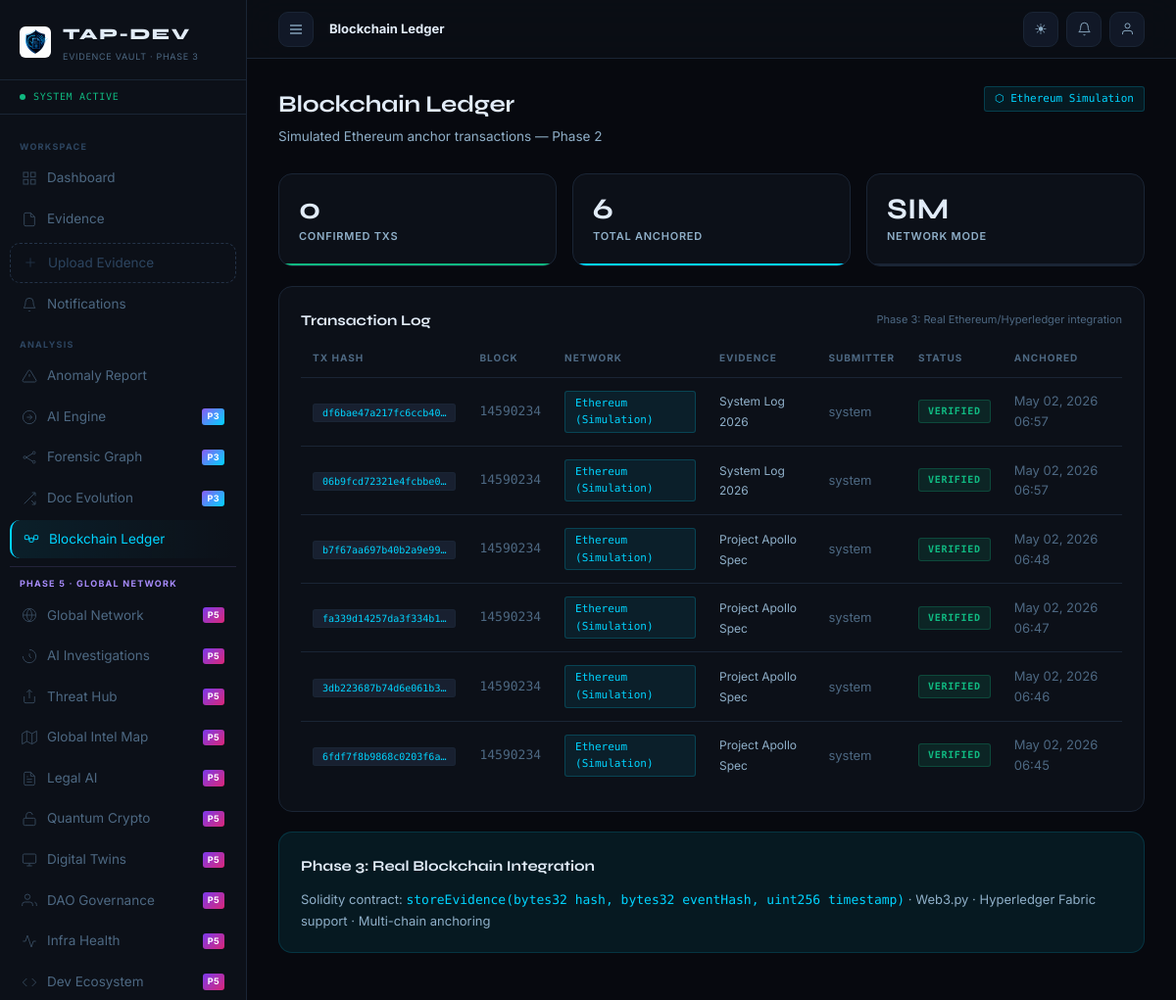
Screenshot of /blockchain/ (signed in) with the database file from the repository.
### apps/blockchain/models.py (models this page shows, shortened)
class BlockchainTransaction(models.Model):
    NETWORK_CHOICES = [
        ('ETHEREUM_SIM','Ethereum (Simulation)'),
        ('HYPERLEDGER_SIM','Hyperledger (Simulation)'),
        ('ETHEREUM','Ethereum Mainnet'),
        ('POLYGON','Polygon'),
    ]
    STATUS_CHOICES = [('PENDING','Pending'),('CONFIRMED','Confirmed'),('FAILED','Failed')]
    evidence      = models.ForeignKey('tap_evidence.Evidence', on_delete=models.CASCADE, related_name='blockchain_txs')
    event         = models.ForeignKey('tap_events.Event', null=True, blank=True, on_delete=models.SET_NULL)
    tx_hash       = models.CharField(max_length=66, unique=True)
    block_number  = models.BigIntegerField(default=0)
    network       = models.CharField(max_length=30, choices=NETWORK_CHOICES, default='ETHEREUM_SIM')
    status        = models.CharField(max_length=15, choices=STATUS_CHOICES, default='CONFIRMED')
    gas_used      = models.BigIntegerField(default=0)
    data_hash     = models.CharField(max_length=64)
    submitter     = models.ForeignKey('auth.User', on_delete=models.SET_NULL, null=True)
    anchored_at   = models.DateTimeField(auto_now_add=True)
    metadata      = models.JSONField(default=dict)
    class Meta:
        db_table = 'tap_blockchain_txs'
        ordering = ['-anchored_at']

### apps/evidence/models.py (models this page shows, shortened)
class Evidence(models.Model):
    STATUS_CHOICES = [
        ('PENDING','Pending'),('VERIFIED','Verified'),
        ('FLAGGED','Flagged'),('STORED','Stored'),('ARCHIVED','Archived'),
    ]
    EXPIRY_TYPE_CHOICES = [
        ('NONE', 'No Expiry'),
        ('TIMED', 'Time-Based'),
        ('EVENT', 'Event-Based'),
    ]
    title             = models.CharField(max_length=255)
    description       = models.TextField(blank=True)
    file              = models.FileField(upload_to=evidence_upload_path, null=True, blank=True)
    filename_original = models.CharField(max_length=255, blank=True)
    file_size         = models.BigIntegerField(default=0)
    mime_type         = models.CharField(max_length=100, blank=True)
    sha256_hash       = models.CharField(max_length=64, db_index=True)
    uploader          = models.ForeignKey(User, on_delete=models.CASCADE, related_name='submitted_evidence')
    created_at        = models.DateTimeField(auto_now_add=True)
    updated_at        = models.DateTimeField(auto_now=True)
    status            = models.CharField(max_length=20, choices=STATUS_CHOICES, default='PENDING')
    trust_score       = models.IntegerField(default=100)
    ipfs_cid          = models.CharField(max_length=255, blank=True)
    blockchain_tx     = models.CharField(max_length=255, blank=True)
    case_id           = models.CharField(max_length=100, blank=True, db_index=True)
    tags              = models.CharField(max_length=255, blank=True)
    version           = models.PositiveIntegerField(default=1)
    is_latest_version = models.BooleanField(default=True)
    parent_evidence   = models.ForeignKey('self', null=True, blank=True, on_delete=models.SET_NULL, related_name='versions')
    expiry_enabled    = models.BooleanField(default=False)
    expiry_type       = models.CharField(max_length=10, choices=EXPIRY_TYPE_CHOICES, default='NONE')
    expires_at        = models.DateTimeField(null=True, blank=True, db_index=True)
    expiry_condition  = models.CharField(max_length=255, blank=True)  # For event-based
    is_expired        = models.BooleanField(default=False, db_index=True)
    expired_at        = models.DateTimeField(null=True, blank=True)
    class Meta:
        db_table = 'tap_evidence'
        ordering = ['-created_at']

### apps/blockchain/views.py (the view)
    @login_required
    def wrapper(request, *args, **kwargs):
        if not hasattr(request.user,'profile') or request.user.profile.role not in ('ANALYST','ADMIN'):
            messages.error(request,'Analyst access required.')
            return redirect('dashboard:home')
        return view_func(request, *args, **kwargs)

### apps/blockchain/views.py (called while the page is built)
def analyst_required(view_func):
    @login_required
    def wrapper(request, *args, **kwargs):
        if not hasattr(request.user,'profile') or request.user.profile.role not in ('ANALYST','ADMIN'):
            messages.error(request,'Analyst access required.')
            return redirect('dashboard:home')
        return view_func(request, *args, **kwargs)
    return wrapper

@analyst_required
def tx_list(request):
    txs = BlockchainTransaction.objects.select_related('evidence','submitter').all()[:50]
    stats = {'total': txs.count(), 'confirmed': BlockchainTransaction.objects.filter(status='CONFIRMED').count()}
    return render(request, 'blockchain/tx_list.html', {'txs': txs, 'stats': stats})

### apps/notifications/context_processors.py (called while the page is built)
def notifications_ctx(request):
    if request.user.is_authenticated:
        count = request.user.notifications.filter(is_read=False).count()
        return {'unread_notifications': count}
    return {'unread_notifications': 0}

### apps/users/models.py (called while the page is built)
    def get_avatar_initials(self):
        fn = self.user.first_name[:1] if self.user.first_name else ''
        ln = self.user.last_name[:1]  if self.user.last_name  else ''
        return (fn + ln).upper() or self.user.username[:2].upper()

### templates/blockchain/tx_list.html
{% extends 'base.html' %}{% block title %}Blockchain Ledger{% endblock %}{% block nav_chain %}active{% endblock %}
{% block breadcrumb %}<strong>Blockchain Ledger</strong>{% endblock %}
{% block content %}
<div class="page-header">
  <div><h1 class="page-title">Blockchain Ledger</h1><p class="page-sub">Simulated Ethereum anchor transactions — Phase 2</p></div>
  <span class="chain-badge">⬡ Ethereum Simulation</span>
</div>
<div class="stats-grid stats-grid-3" style="margin-bottom:20px">
  <div class="stat-card green-border"><div class="stat-num">{{ stats.confirmed }}</div><div class="stat-label">Confirmed TXs</div></div>
  <div class="stat-card accent-border"><div class="stat-num">{{ stats.total }}</div><div class="stat-label">Total Anchored</div></div>
  <div class="stat-card"><div class="stat-num">SIM</div><div class="stat-label">Network Mode</div></div>
</div>
<div class="card">
  <div class="card-head"><h2 class="card-title">Transaction Log</h2><span class="text-dim text-xs">Phase 3: Real Ethereum/Hyperledger integration</span></div>
  <table class="data-table">
    <thead><tr><th>TX Hash</th><th>Block</th><th>Network</th><th>Evidence</th><th>Submitter</th><th>Status</th><th>Anchored</th></tr></thead>
    <tbody>{% for tx in txs %}
    <tr>
      <td><code class="hash-chip" style="font-size:10px">{{ tx.tx_hash|slice:":20" }}…</code></td>
      <td class="mono-sm text-dim">{{ tx.block_number }}</td>
      <td><span class="chain-badge {% if 'SIM' not in tx.network %}anchored{% endif %}">{{ tx.get_network_display }}</span></td>
      <td><a href="{% url 'evidence:detail' tx.evidence.pk %}" class="table-link">{{ tx.evidence.title|truncatechars:22 }}</a></td>
      <td class="text-dim">{{ tx.submitter.username|default:"system" }}</td>
      <td><span class="status-badge status-verified">{{ tx.status }}</span></td>
      <td class="text-dim text-xs">{{ tx.anchored_at|date:"M d, Y H:i" }}</td>
    </tr>{% empty %}
    <tr><td colspan="7" class="empty-row">No transactions yet. Anchor evidence to create records.</td></tr>{% endfor %}
    </tbody>
  </table>
</div>
<div class="card" style="border-color:rgba(0,212,255,.15);background:var(--accent-dim)">
  <h3 class="card-title" style="margin-bottom:12px">Phase 3: Real Blockchain Integration</h3>
  <p class="text-sm text-muted">Solidity contract: <code style="font-family:var(--font-mono);color:var(--accent)">storeEvidence(bytes32 hash, bytes32 eventHash, uint256 timestamp)</code> · Web3.py · Hyperledger Fabric support · Multi-chain anchoring</p>
</div>{% endblock %}

### rows the page displays
BlockchainTransaction: tx_hash "df6bae47a217fc6ccb40", block_number "14590234", network "Ethereum (Simulation)", evidence "System Log 2026", submitter.username "system", status "VERIFIED", anchored_at "May 02, 2026 06:57"
BlockchainTransaction: tx_hash "06b9fcd72321e4fcbbe0", block_number "14590234", network "Ethereum (Simulation)", evidence "System Log 2026", submitter.username "system", status "VERIFIED", anchored_at "May 02, 2026 06:57"
BlockchainTransaction: tx_hash "b7f67aa697b40b2a9e99", block_number "14590234", network "Ethereum (Simulation)", evidence "Project Apollo Spec", submitter.username "system", status "VERIFIED", anchored_at "May 02, 2026 06:48"
BlockchainTransaction: tx_hash "fa339d14257da3f334b1", block_number "14590234", network "Ethereum (Simulation)", evidence "Project Apollo Spec", submitter.username "system", status "VERIFIED", anchored_at "May 02, 2026 06:47"
BlockchainTransaction: tx_hash "3db223687b74d6e061b3", block_number "14590234", network "Ethereum (Simulation)", evidence "Project Apollo Spec", submitter.username "system", status "VERIFIED", anchored_at "May 02, 2026 06:46"
BlockchainTransaction: tx_hash "6fdf7f8b9868c0203f6a", block_number "14590234", network "Ethereum (Simulation)", evidence "Project Apollo Spec", submitter.username "system", status "VERIFIED", anchored_at "May 02, 2026 06:45"

### other values shown
{{ stats.confirmed }} "0"
{{ stats.total }} "6"
